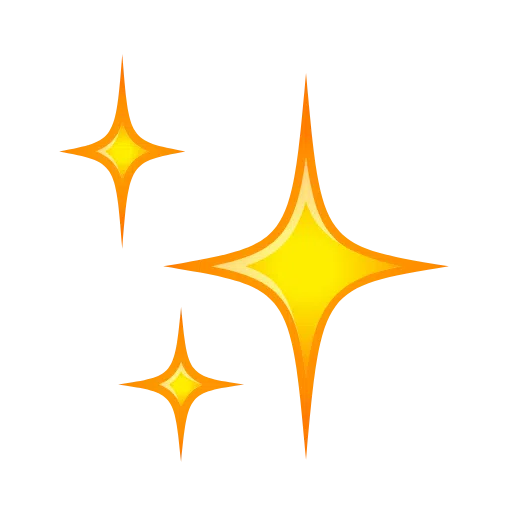
#> input picture resources/Sparkles.webp, 512 x 512 px
$ python theme.py resources/Sparkles.webp
#> lines starting #> are read from the running program, lines starting #| are printed output that depends on the picture
#!/usr/bin/env python3

from PIL import Image
import numpy as np

def average_color_hex(image_path):
#> called with image_path = 'resources/Sparkles.webp'
    try:
        # Open the image and convert to RGB
        img = Image.open(image_path).convert('RGB')
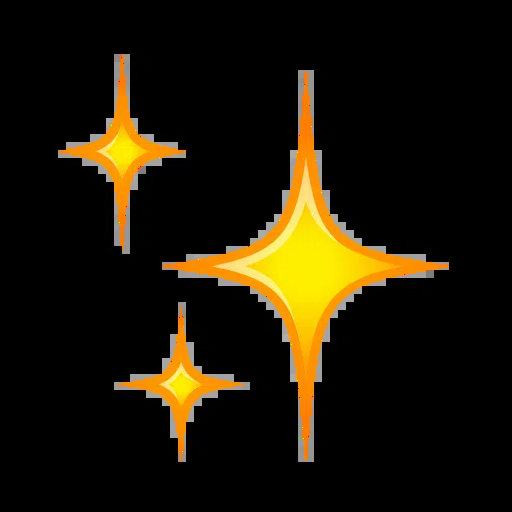
#> img: PIL image 512x512 RGB; mean R, G, B 29.3, 22.3, 6.2

        # Convert image to numpy array
        np_img = np.array(img)

        # Compute the mean color
        avg_color = np_img.mean(axis=(0, 1)).astype(int)
#> avg_color = [29, 22, 6]

        # Convert to hex string
        hex_color = '#{:02x}{:02x}{:02x}'.format(*avg_color)
#> hex_color = '#1d1606'

        return hex_color

    except Exception as e:
        print(f"Error: {e}")
        return None

if __name__ == "__main__":
    import sys
    if len(sys.argv) != 2:
        print("Usage: python average_color_hex.py <image_path>")
    else:
        image_path = sys.argv[1]
        hex_color = average_color_hex(image_path)
#> hex_color = '#1d1606'
        if hex_color:
            print(f"Average color (hex): {hex_color}")
#| Average color (hex): #1d1606
